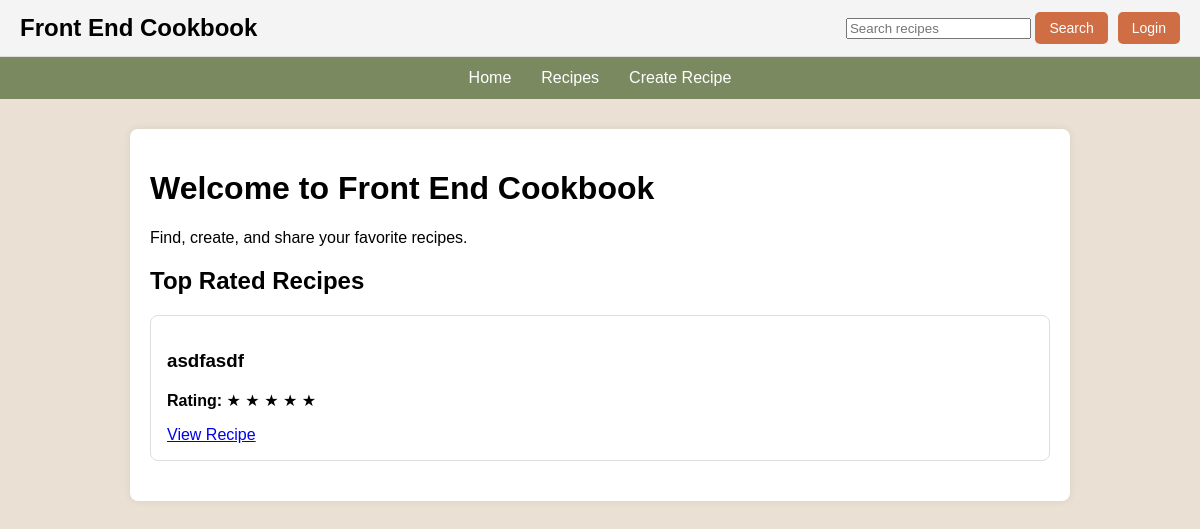
The app's page /home, older data.
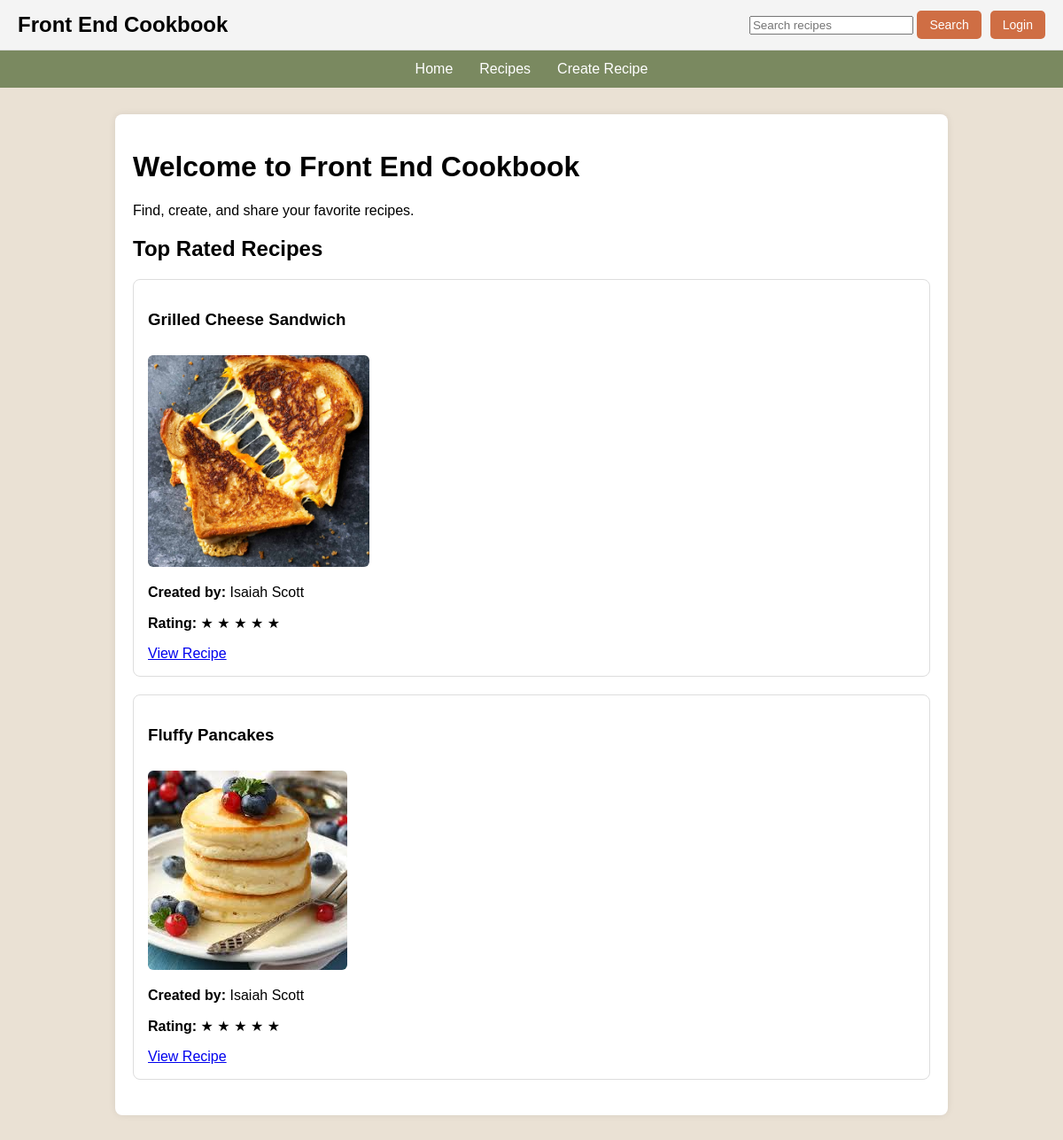
The same page, newer data.
### app/models.py (models this page shows, shortened)
class Recipe(db.Model):
    __tablename__ = "recipes"
    id = db.Column(db.Integer, primary_key=True)
    title = db.Column(db.String(100), nullable=False)
    ingredients = db.Column(db.Text, nullable=False)
    instructions = db.Column(db.Text, nullable=False)
    image_filename = db.Column(db.String(255), nullable=True)
    rating = db.Column(db.Integer, default=0)
    user_id = db.Column(db.Integer, db.ForeignKey("users.id"), nullable=True)
    forked_from_id = db.Column(db.Integer, db.ForeignKey("recipes.id"), nullable=True)

class User(db.Model):
    __tablename__ = "users"
    id = db.Column(db.Integer, primary_key=True)
    first_name = db.Column(db.String(50), nullable=False)
    last_name = db.Column(db.String(50), nullable=False)
    email = db.Column(db.String(120), unique=True, nullable=False)
    password_hash = db.Column(db.String(255), nullable=False)
    recipes = db.relationship("Recipe", backref="author", lazy=True)

### app/routes.py (the view)
@app.route("/home")
def home():
    top_recipes = Recipe.query.filter(
        Recipe.rating > 0
    ).order_by(
        Recipe.rating.desc()
    ).limit(3).all()
    return render_template("homepage.html", top_recipes=top_recipes)

### app/templates/homepage.html (shortened to what this page needs)
{% extends "base.html" %}
{% block content %}
<h1>Welcome to Front End Cookbook</h1>
<p>Find, create, and share your favorite recipes.</p>
<h2>Top Rated Recipes</h2>
{% if top_recipes %}
    {% for recipe in top_recipes %}
        <div class="recipe-card">
            <h3>{{ recipe.title }}</h3>
            {% if recipe.image_filename %}
                <img src="{{ url_for('static', filename='uploads/' + recipe.image_filename) }}" alt="{{ recipe.title }}">
            {% endif %}
            {% if recipe.author %}
                <p>
                    <strong>Created by:</strong>
                    {{ recipe.author.first_name }} {{ recipe.author.last_name }}
                </p>
            {% endif %}
            <p>
                <strong>Rating:</strong>
                {% for i in range(recipe.rating) %}
                    ★
                {% endfor %}
            </p>
            <a href="{{ url_for('view_recipe', recipe_id=recipe.id) }}">
                View Recipe
            </a>
        </div>
    {% endfor %}
{% else %}
    <p>No rated recipes yet.</p>
{% endif %}
{% endblock %}

### app/templates/base.html (shortened to what this page needs)
<!DOCTYPE html>
<html lang="en">
<head>
</head>
<body>
    <div class="top-header">
        <div class="logo">Front End Cookbook</div>
        <div class="top-actions">
            <form action="{{ url_for('search') }}" method="GET" style="display:inline;">
                <input type="text" name="q" placeholder="Search recipes">
                <button type="submit">Search</button>
            </form>
            {% if session.get("user_id") %}
                <div class="user-circle">
                    {{ session.get("user_initials") }}
                </div>
                <a href="{{ url_for('logout') }}">Logout</a>
            {% else %}
                <a href="{{ url_for('login') }}">Login</a>
            {% endif %}
        </div>
    </div>
    <div class="navbar">
        <ul class="nav-links">
            <li><a href="{{ url_for('home') }}">Home</a></li>
            <li><a href="{{ url_for('recipes') }}">Recipes</a></li>
            <li><a href="{{ url_for('create_recipe') }}">Create Recipe</a></li>
        </ul>
    </div>
    <main class="page-container">
        {% block content %}{% endblock %}
    </main>
    </body>
    </html>

### app/templates/base.html (style rules this page uses)
body { margin: 0; font-family: Arial, sans-serif; background-color: #EAE1D4; }
.top-header { display: flex; justify-content: space-between; align-items: center; padding: 12px 20px; background-color: #f4f4f4; border-bottom: 1px solid #ddd; }
.logo { font-size: 24px; font-weight: bold; }
.top-actions { display: flex; gap: 10px; }
.top-actions a, .top-actions button { padding: 8px 14px; border: none; background-color: #CF6E44; color: white; text-decoration: none; border-radius: 5px; cursor: pointer; font-size: 14px; }
.recipe-card img { max-width: 250px; border-radius: 6px; margin-top: 10px; }
.navbar { background-color: #7A8960; }
.nav-links { list-style: none; display: flex; justify-content: center; gap: 30px; margin: 0; padding: 12px 0; }
.nav-links a { color: white; text-decoration: none; font-size: 16px; }
.page-container { max-width: 900px; margin: 30px auto; padding: 20px; background-color: white; border-radius: 8px; box-shadow: 0 0 8px rgba(0,0,0,0.08); }
.recipe-card { border: 1px solid #ddd; border-radius: 8px; padding: 16px; margin-bottom: 20px; background-color: #fff; }

Row changes from the older to the newer data that the page shows:
removed Recipe: title "asdfasdf", rating 5 (drawn)
added Recipe: title "Grilled Cheese Sandwich", image_filename (picture), author.first_name "Isaiah", author.last_name "Scott", rating 5 (drawn)
added Recipe: title "Fluffy Pancakes", image_filename (picture), author.first_name "Isaiah", author.last_name "Scott", rating 5 (drawn)
